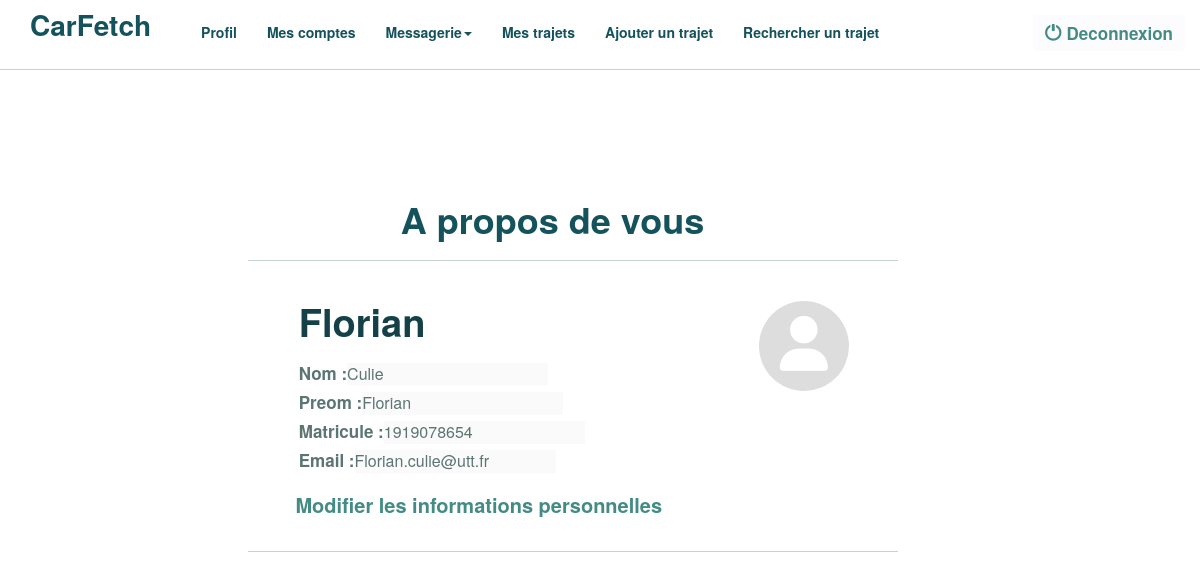
/membre/profil.php?login=Florian (signed in), run on the app's committed database.
### tables this page shows
CREATE TABLE user (
  id INTEGER NOT NULL AUTO_INCREMENT,
  password VARCHAR(100) NOT NULL,
  login VARCHAR(45) NOT NULL,
  nom VARCHAR(45) NOT NULL,
  prenom VARCHAR(45) NOT NULL,
  email VARCHAR(45) NOT NULL,
  num_tel VARCHAR(10) NOT NULL,
  matricule VARCHAR(10) NOT NULL,
  compte integer,  
  PRIMARY KEY (id));

### membre/profil.php (the view, shortened to what this page needs)
<?php
$bdd = getBdd();
if (!isset($_GET["login"])) {
	$username=$_SESSION["login"];
}
else {
    $username=$_GET["login"];
}
$resultat=$bdd->query("SELECT * from user WHERE login ='".$username."'");
$donnee = $resultat->fetch();
?>
  <div class="profile_page">
    <h1>A propos de vous</h1><hr>
    <div class="name_pic_card">
      <h3><?php echo ucfirst(strtolower($donnee["login"])); ?></h3>
      <div class="userInfo">
        <form  method="post"action="update_profile.php">
            <label for="nom">Nom : </label><input type="text" name ="nom"id="nom" value=<?php echo ucfirst(strtolower($donnee["nom"])); ?>  onchange=verifnom() disabled> <br>
            <label for="prenom">Preom : </label><input type="text" name ="prenom" id="prenom" value=<?php echo ucfirst(strtolower($donnee["prenom"])); ?> onchange=verifprenom() disabled> <br>
            <label for="matricule">Matricule : </label><input type="text" name ="matricule" id="matricule" value=<?php echo ucfirst(strtolower($donnee["matricule"])); ?> onchange=verifmatriculeetudiant() disabled> <br>
            <label for="email">Email : </label><input type="text" name ="email" id="email" value=<?php echo ucfirst(strtolower($donnee["email"])); ?> onchange=veriemail()  disabled> <br>
          </form>
      </div>
      <div class='profilePic'>
        <i class="fa-solid fa-user"></i>
      </div>
    <div class="profileButtons">
      <input type="button" class="enable" value="Modifier les informations personnelles" onclick="enableEdit()">
    </div>
  </div>
  <hr>

### templates/css/style2.css (style rules this page uses)
* { padding: 0; margin: 0; }
.col-md-11 h1 { color: #333; font-size: 36px; margin-top: 100px; margin-bottom: 20px; }
.profile_page { justify-content: center; align-content: center; text-align: center; margin-top: 100px; height: 220px; }
.profile_page h1 { font-weight: 600; font-size: 50; color: #14525c; text-align: center; }
.enable { height: 50px; width: 400px; color: #438b84; font-size: 20px; font-weight: 600; margin-top: 200px; background-color: white; border: 0; border-radius: 10px; margin-left: -20px; }
.name_pic_card { display: block; width: 300px; margin-left: 25%; }
.profile_page hr { border-top: 1px #507c7754 solid; width: 650px; margin-left: 20%; }
.name_pic_card h3 { font-size: 38px; font-weight: 600; color: #144148; position: absolute; }
.userInfo { color: #5b7572; text-align: left; margin-top: 80px; position: absolute; }
.userInfo input { border: 0 solid; font-size: 16px; }
.userInfo label { border: 0 solid; font-size: 17px; }
.name_pic_card i { font-size: 55px; margin-top: 15px; color: #ffffff; }
.profilePic { background-color: #dddddd; width: 90px; height: 90px; border-radius: 100%; margin-top: 20px; margin-left: 460px; position: absolute; }

### data on the page
user: login "Florian", nom "Culie", prenom "Florian", matricule "1919078654", email "Florian.culie@utt.fr"
